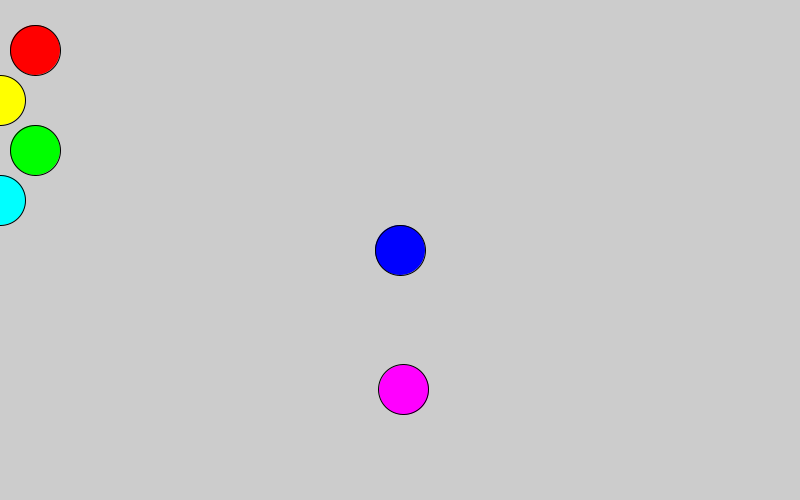
Frame 1 (no input)
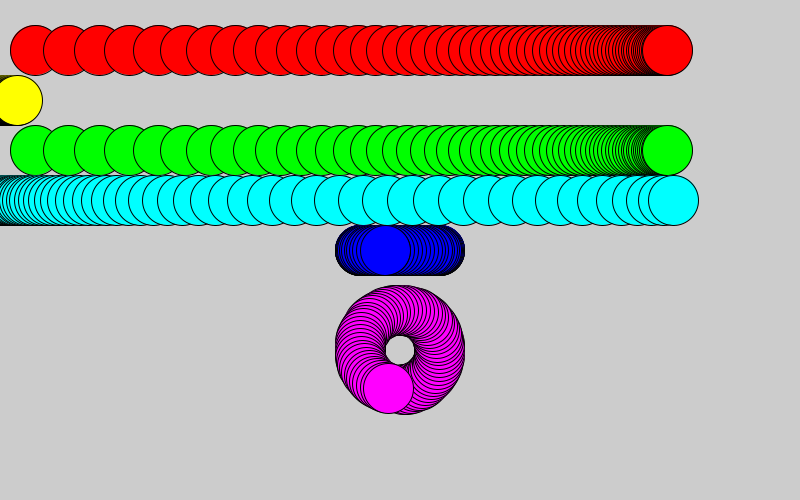
Frame 60 (the mouse pressed at the canvas centre just before this capture)
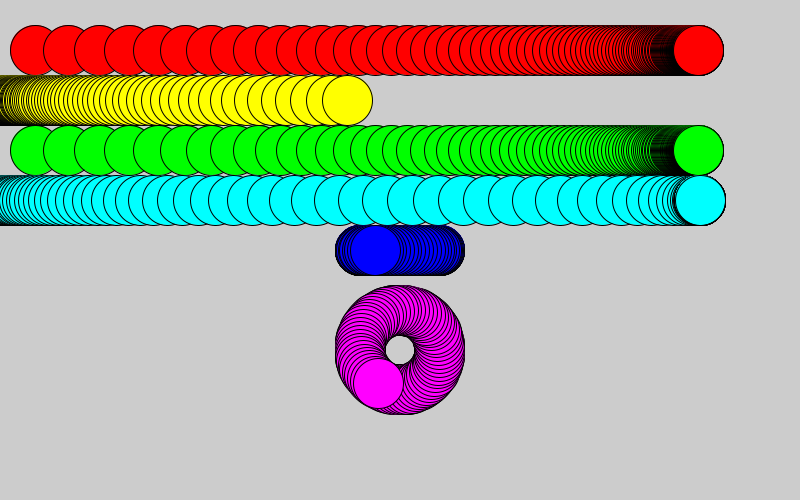
Frame 120 (the mouse held since frame 60 and released just before this capture)

The Processing sketch that drew these frames (run headless with seeded random() and noise(); from frame 60 on, the mouse is pressed at the canvas centre):

// Processing sketch: handson_nonlinearmotion
// ── handson_nonlinearmotion.pde
float x1,x2,x3,x4 = 0.0;
float x5 = 400.0;
float easing = 0.05;
float easingIn = 0.001;
float sinAngle = 0.0;
void setup () 
{
  size(800, 500);
  
}

void draw() 
{
  //background(255);
  int targetX = 700;
  
  // OG ease-out
  fill(255,0,0);
  x1 += (targetX - x1) * easing;
  ellipse(x1, 50, 50, 50);
  
  // OG ease-in
  fill(255,255,0);
  if(x2<targetX)
  {
    x2 += (1 + x2) * easing;
  }
  ellipse(x2, 100, 50, 50);
  
  // lerp ease-out
  fill(0,255,0);
  x3 = lerp(x3, targetX, easing);
  ellipse(x3, 150, 50, 50);
  
  // lerp ease-in
  fill(0,255,255);
  x4 = lerp(x4, targetX, easingIn);
  ellipse(x4, 200, 50, 50);
  easingIn *= 1.1;
  
  float dx1 = 40*sin(sinAngle);
  sinAngle += 0.1;
  fill(0,0,255);
  ellipse(x5+dx1, 250, 50, 50);
  
  float dx2 = 40*sin(sinAngle);
  float dy2 = 40*cos(sinAngle);
  //sinAngle += 0.1;
  fill(255,0,255);
  ellipse(x5+dx2, 350+dy2, 50, 50);
  
  
  /*x += (.1 + x) * easing;
  y += -3;
  ellipse(x, y, 50, 50);*/
}
